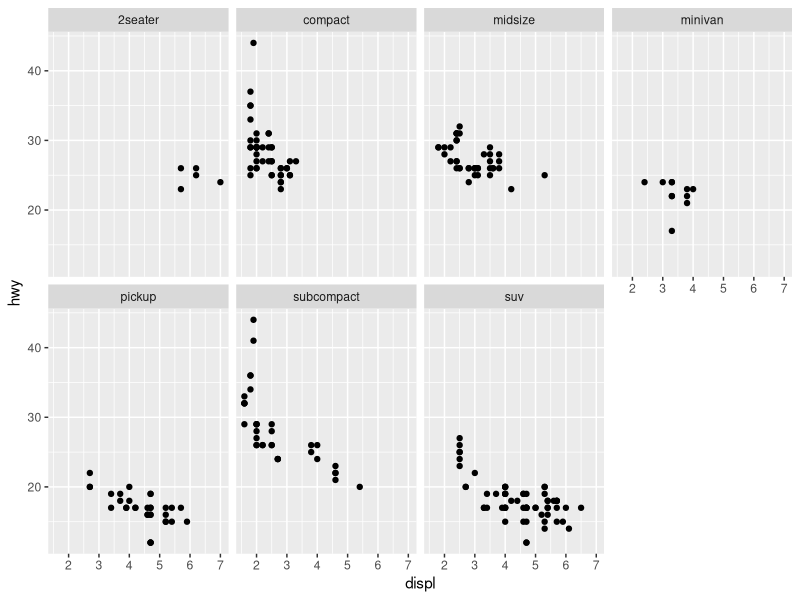
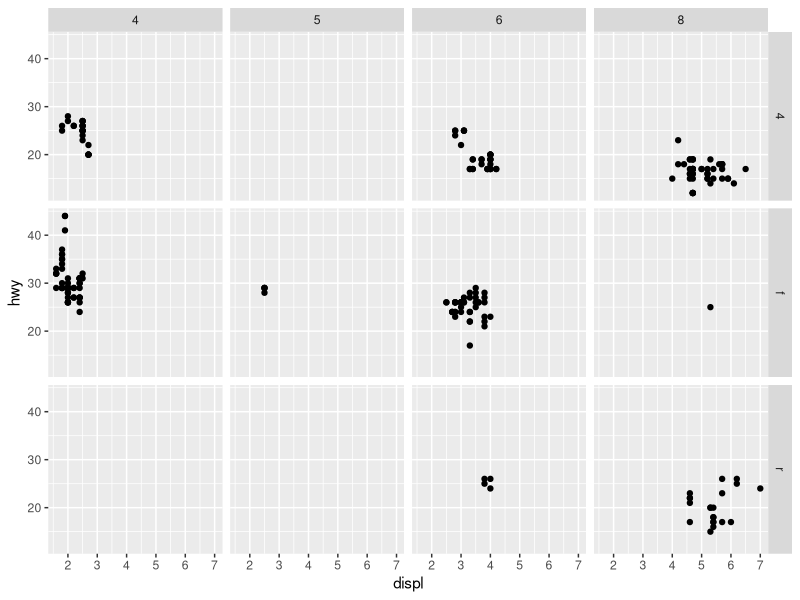
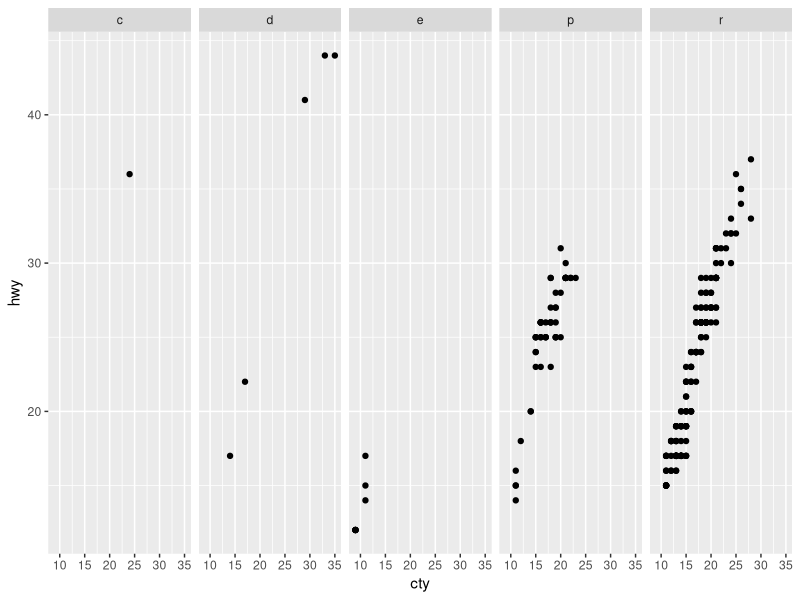
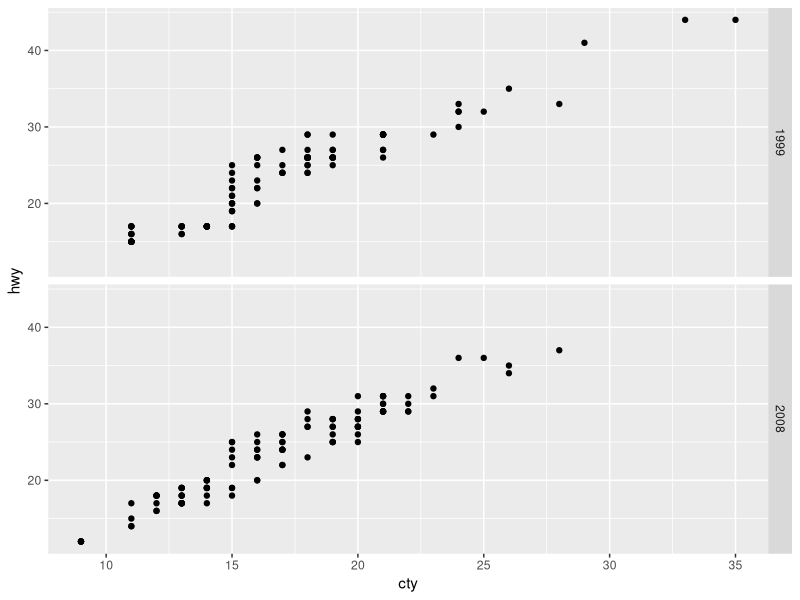
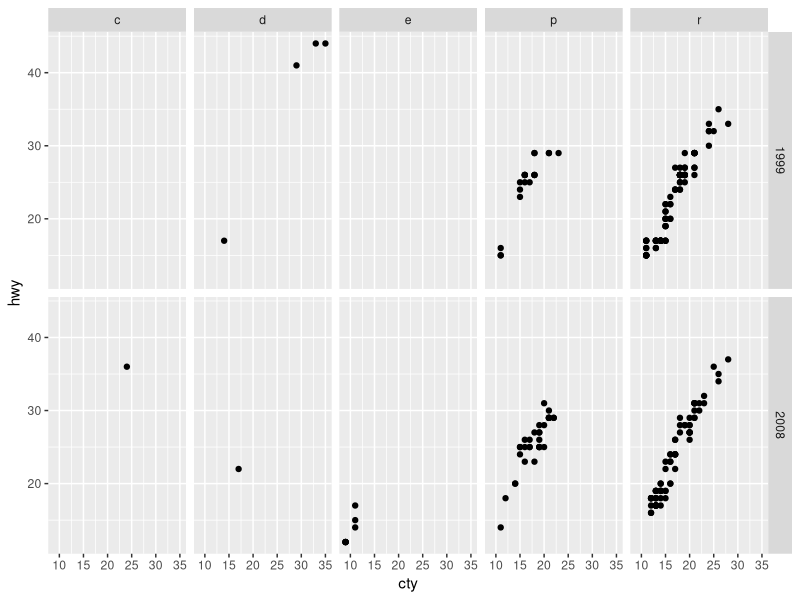
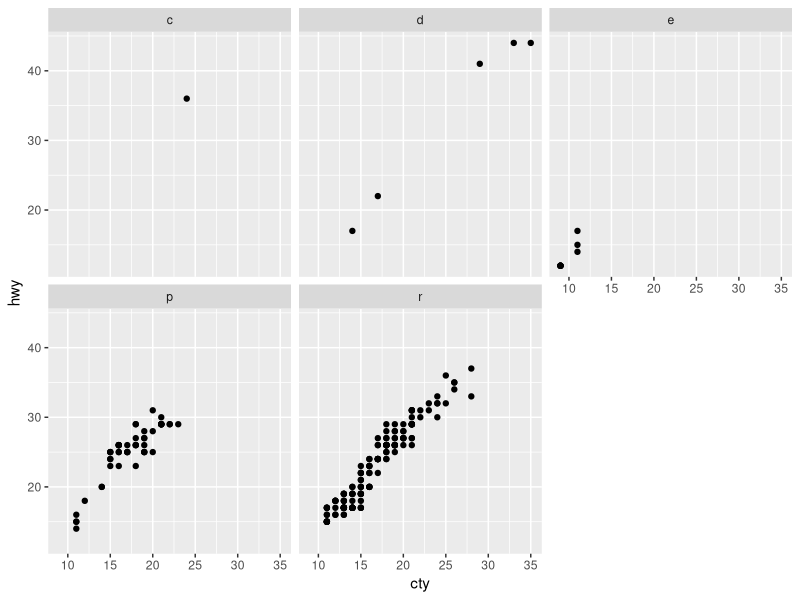
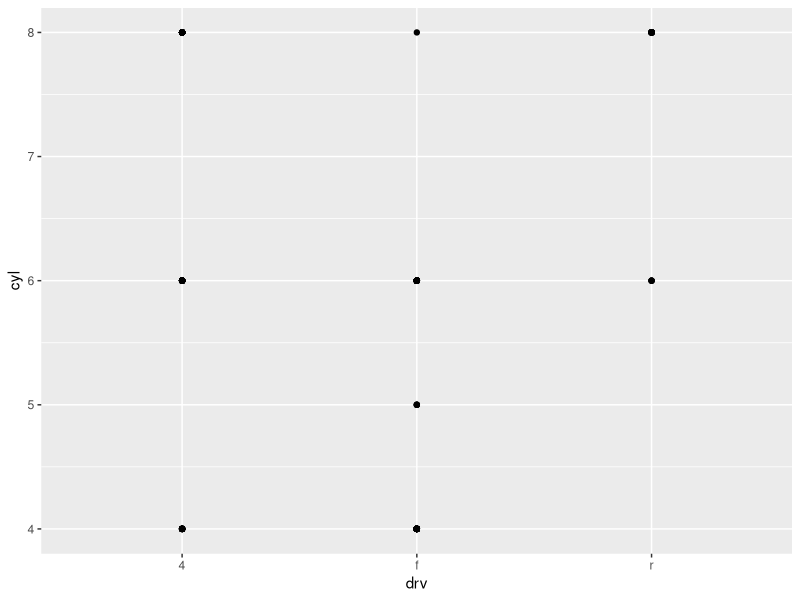
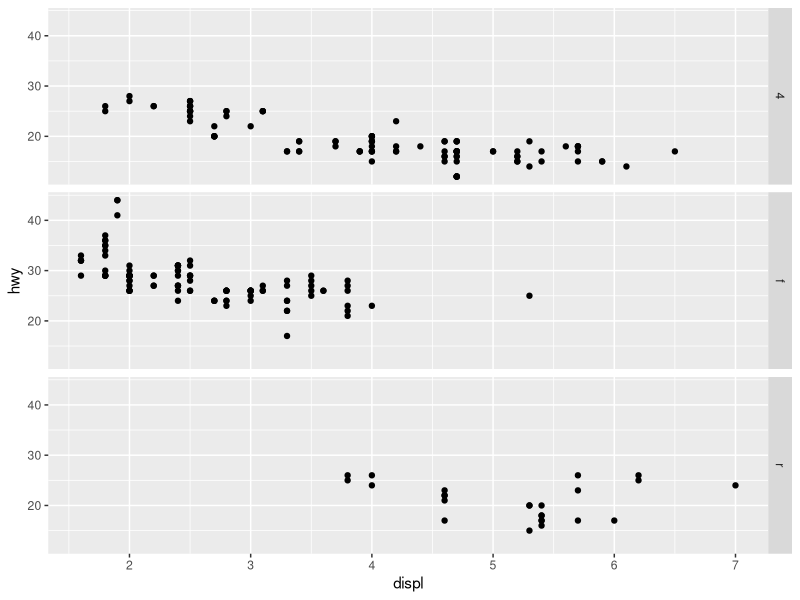

These figures' R source, in order:
## ---- chunk 1
library(tidyverse)

knitr::opts_chunk$set(fig.height = 3, fig.width = 6)

Sys.setlocale(locale = "Lithuanian")
## ---- chunk 2
ggplot(data = mpg) + 
  geom_point(mapping = aes(x = displ, y = hwy)) + 
  facet_wrap(~ class, nrow = 2)
## ---- chunk 3
ggplot(data = mpg) + 
  geom_point(mapping = aes(x = displ, y = hwy)) + 
  facet_grid(drv ~ cyl)
## ---- chunk 4
t <- ggplot(mpg, aes(cty, hwy)) +
     geom_point()
## ---- chunk 5
t + facet_grid(. ~ fl)
## ---- chunk 6
t + facet_grid(year ~ .)
## ---- chunk 7
t + facet_grid(year ~ fl)
## ---- chunk 8
t + facet_wrap(~ fl)
## ---- chunk 9

## ---- chunk 10
ggplot(data = mpg) + 
     geom_point(mapping = aes(x = drv, y = cyl)) 
## ---- chunk 11
ggplot(data = mpg) + 
    geom_point(mapping = aes(x = displ, y = hwy)) + 
    facet_grid(drv ~ .) 

## ---- chunk 12
ggplot(data = mpg) + 
   geom_point(mapping = aes(x = displ, y = hwy)) + 
   facet_grid(. ~ cyl) 
## ---- chunk 13
ggplot(data = mpg) + 
    geom_point(mapping = aes(x = displ, y = hwy)) + 
    facet_wrap(~ class, nrow = 2) 
## ---- chunk 14
ggplot(data = mpg) + 
    geom_point(mapping = aes(x = displ, y = hwy, color =  )) + 
    facet_wrap(~ class, nrow = 2) 
